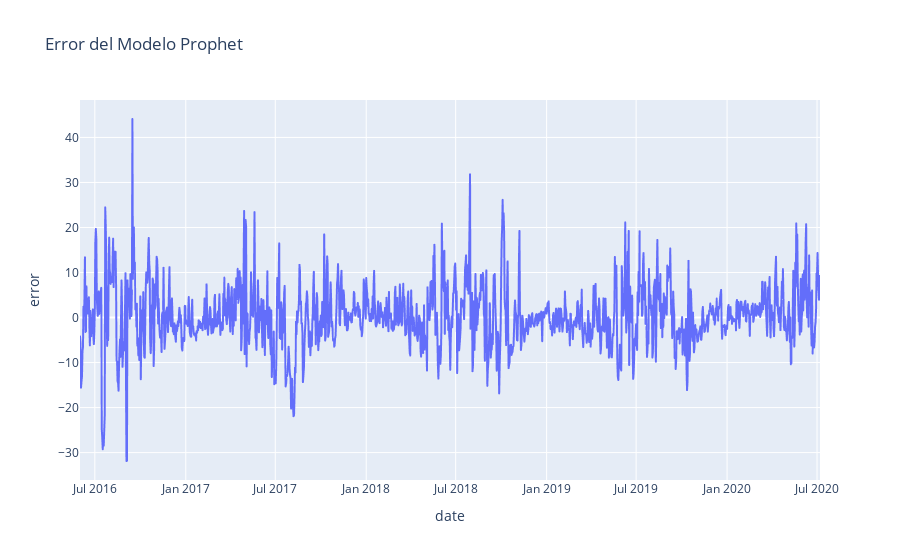

The cell this chart's notebook holds for it:
### Code cell
df['error'] = df['Energy_kWh'] - forecast.loc[forecast['ds'].isin(df['date']), 'yhat'].values

fig = px.line(df, x='date', y='error', title='Error del Modelo Prophet')
fig.show()

### Figure 1 — Plotly figure (JSON) as saved in the notebook; plotly's stock layout.template omitted (floating-point values rounded to 4 significant figures; data arrays with more than 128 entries replaced by an {"elided": "..."} marker saying what was removed)
{"data": [{"hovertemplate": "date=%{x}<br>error=%{y}<extra></extra>", "legendgroup": "", "line": {"color": "#636efa", "dash": "solid"}, "marker": {"symbol": "circle"}, "mode": "lines", "name": "", "showlegend": false, "type": "scattergl", "x": {"elided": "1498 str values"}, "xaxis": "x", "y": {"elided": "1498 float values"}, "yaxis": "y"}], "layout": {"legend": {"tracegroupgap": 0}, "title": {"text": "Error del Modelo Prophet"}, "xaxis": {"anchor": "y", "domain": [0, 1], "title": {"text": "date"}}, "yaxis": {"anchor": "x", "domain": [0, 1], "title": {"text": "error"}}}}
